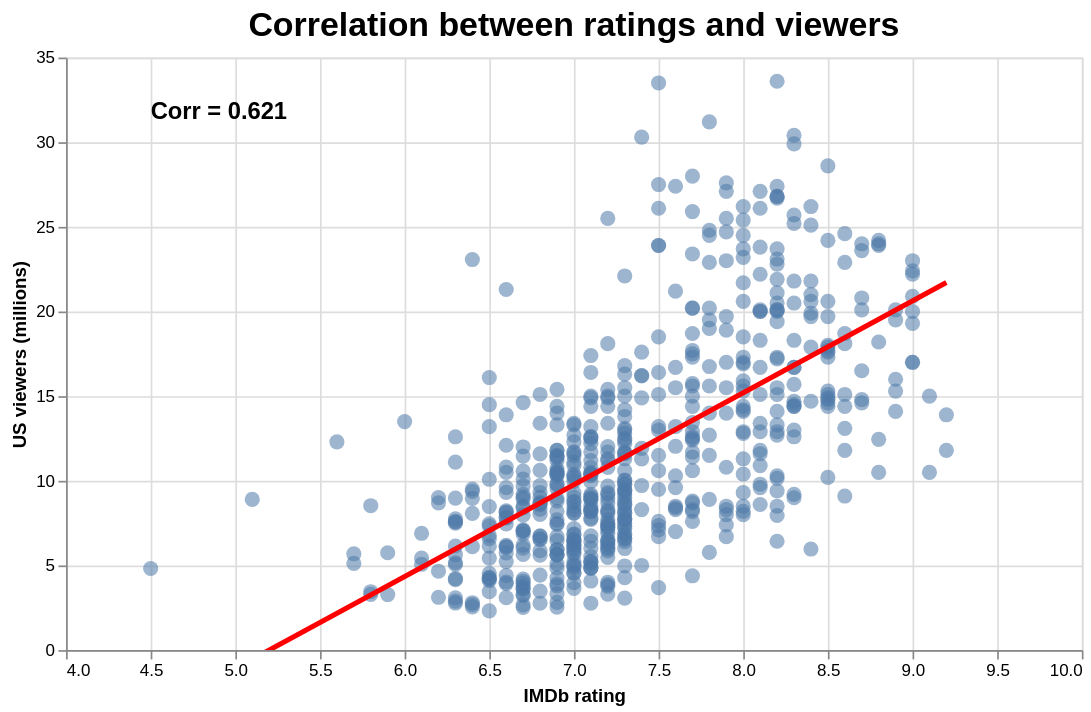

Notebook cell for this chart:
### Markdown cell above
## 3. Is there a correlation between the gradings and the viewers?

### Code cell
corr = df["imdb_rating"].corr(df["us_viewers_in_millions"])

chart_5 = alt.Chart(df).mark_circle(size=80, opacity=0.55).encode(
    x=alt.X(
        "imdb_rating:Q",
        title="IMDb rating",
        scale=alt.Scale(domain=[4, 10])
    ),
    y=alt.Y(
        "us_viewers_in_millions:Q",
        title="US viewers (millions)",
        scale=alt.Scale(domainMin=0)
    ),
    tooltip=[
        alt.Tooltip("imdb_rating:Q", title="IMDb rating", format=".1f"),
        alt.Tooltip("us_viewers_in_millions:Q", title="Viewers", format=".2f")
    ]
)

trend = alt.Chart(df).transform_regression(
    "imdb_rating", "us_viewers_in_millions"
).mark_line(size=3, clip=True, color="red").encode(
    x=alt.X("imdb_rating:Q", scale=alt.Scale(domain=[4, 10])),
    y=alt.Y("us_viewers_in_millions:Q", scale=alt.Scale(domainMin=0))
)

corr_text = alt.Chart(
    pd.DataFrame({
        "x": [4.5],
        "y": [32.5],
        "label": [f"Corr = {corr:.3f}"]
    })
).mark_text(
    align="left",
    baseline="top",
    fontSize=14,
    fontWeight="bold"
).encode(
    x="x:Q",
    y="y:Q",
    text="label:N"
)

chart_5 = (chart_5 + trend + corr_text).properties(
    title="Correlation between ratings and viewers",
    width=600,
    height=350
).configure_title(
    fontSize=20
)

chart_5

### Figure 1 — Vega-Lite specification as saved in the notebook (floating-point values rounded to 4 significant figures; data arrays with more than 128 entries replaced by an {"elided": "..."} marker saying what was removed)
{"config": {"view": {"continuousWidth": 300, "continuousHeight": 300}, "title": {"fontSize": 20}}, "layer": [{"mark": {"type": "circle", "opacity": 0.55, "size": 80}, "encoding": {"tooltip": [{"field": "imdb_rating", "format": ".1f", "title": "IMDb rating", "type": "quantitative"}, {"field": "us_viewers_in_millions", "format": ".2f", "title": "Viewers", "type": "quantitative"}], "x": {"field": "imdb_rating", "scale": {"domain": [4, 10]}, "title": "IMDb rating", "type": "quantitative"}, "y": {"field": "us_viewers_in_millions", "scale": {"domainMin": 0}, "title": "US viewers (millions)", "type": "quantitative"}}}, {"mark": {"type": "line", "clip": true, "color": "red", "size": 3}, "encoding": {"x": {"field": "imdb_rating", "scale": {"domain": [4, 10]}, "type": "quantitative"}, "y": {"field": "us_viewers_in_millions", "scale": {"domainMin": 0}, "type": "quantitative"}}, "transform": [{"on": "imdb_rating", "regression": "us_viewers_in_millions"}]}, {"data": {"name": "data-846ece78a7461355799ce89eaf18cb84"}, "mark": {"type": "text", "align": "left", "baseline": "top", "fontSize": 14, "fontWeight": "bold"}, "encoding": {"text": {"field": "label", "type": "nominal"}, "x": {"field": "x", "type": "quantitative"}, "y": {"field": "y", "type": "quantitative"}}}], "data": {"name": "data-f8b5d16fb8b95ffcb2d95f366f0df223"}, "height": 350, "title": "Correlation between ratings and viewers", "width": 600, "$schema": "https://vega.github.io/schema/vega-lite/v5.20.1.json", "datasets": {"data-f8b5d16fb8b95ffcb2d95f366f0df223": {"elided": "596 records"}, "data-846ece78a7461355799ce89eaf18cb84": [{"x": 4.5, "y": 32.5, "label": "Corr = 0.621"}]}}
